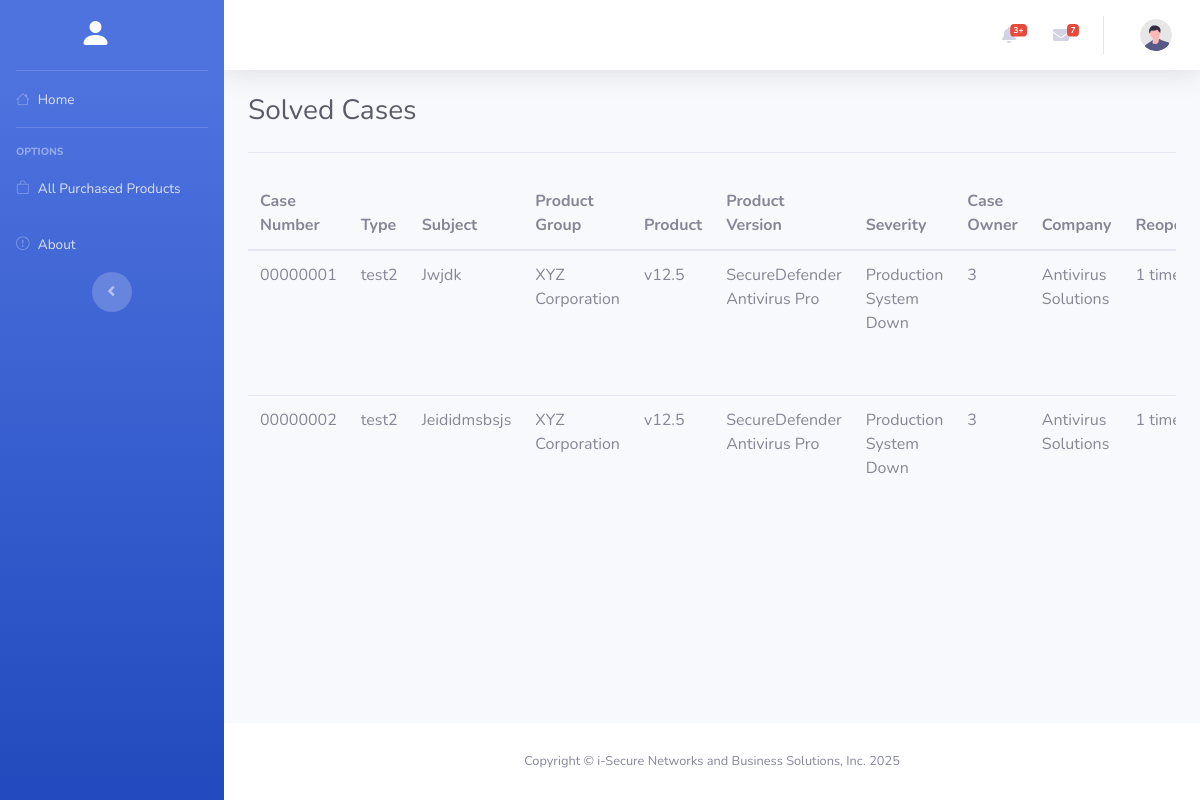
Page /technical_engineer/solved_cases.php on the committed database.
### tables this page shows
CREATE TABLE `cases` (
  `id` int(11) NOT NULL,
  `case_number` varchar(50) NOT NULL,
  `type` varchar(255) NOT NULL,
  `subject` text NOT NULL,
  `user_id` int(11) DEFAULT NULL,
  `product_group` varchar(255) NOT NULL,
  `product` varchar(255) NOT NULL,
  `product_version` varchar(50) NOT NULL,
  `severity` enum('Production System Down','Restricted Operations','Question/Inconvenience','') NOT NULL,
  `case_status` enum('Open','Waiting in Progress','Closed','Solved') NOT NULL DEFAULT 'Open',
  `attachment` varchar(255) NOT NULL,
  `case_owner` varchar(255) NOT NULL,
  `company` varchar(255) NOT NULL,
  `last_modified` timestamp NOT NULL DEFAULT current_timestamp() ON UPDATE current_timestamp(),
  `datetime_opened` datetime DEFAULT current_timestamp(),
  `reopen` int(11) NOT NULL
);

### fetch/technical_solved_cases.php (called while the page is built)
<?php
require_once "../config/database.php";
$getSolvedCases = mysqli_prepare($connection, "SELECT * FROM cases WHERE case_status = ?");
$caseStatus = "Solved";
mysqli_stmt_bind_param($getSolvedCases, "s", $caseStatus);
mysqli_stmt_execute($getSolvedCases);
$getSolvedCasesResult = mysqli_stmt_get_result($getSolvedCases);
$solvedCasesTable = [];
if (mysqli_num_rows($getSolvedCasesResult) > 0) {
    while ($row = mysqli_fetch_assoc($getSolvedCasesResult)) {
        $row["last_modified"] = date("F j, Y h:i:s A", strtotime($row["last_modified"]));
        $row["datetime_opened"] = date("F j, Y h:i:s A", strtotime($row["datetime_opened"]));
        $row["reopen"] = $row["reopen"] . " time(s)";
        $solvedCasesTable[] = $row;
    }
}

### technical_engineer/solved_cases.php (the view, shortened to what this page needs)
<?php
$pageTitle = "Solved Cases";
require_once "../fetch/technical_solved_cases.php";
?>
<!DOCTYPE html>
<html lang="en">
<head>
    <?php include_once "../components/head.php" ?>
    <link rel="stylesheet" href="https://cdn.datatables.net/2.2.2/css/dataTables.bootstrap4.css">
</head>
<body id="page-top">
    <div id="wrapper">
        <?php include_once "../components/sidebar.php" ?>
        <div id="content-wrapper" class="d-flex flex-column">
            <div id="content">
                <?php include_once "../components/topbar.php" ?>
                <div class="container-fluid">
                    <div class="d-sm-flex align-items-center justify-content-between mb-4">
                        <h1 class="h3 mb-0 text-gray-800"><?= $pageTitle ?></h1>
                    </div>
                    <div class="table-responsive">
                        <table class="table" id="table">
                            <thead>
                                <tr>
                                    <th>Case Number</th>
                                    <th>Type</th>
                                    <th>Subject</th>
                                    <th>Product Group</th>
                                    <th>Product</th>
                                    <th>Product Version</th>
                                    <th>Severity</th>
                                    <th>Case Owner</th>
                                    <th>Company</th>
                                    <th>Reopened</th>
                                </tr>
                            </thead>
                            <tbody>
                                <?php
                                foreach ($solvedCasesTable as $row) {
                                    echo "<tr>";
                                    echo "<td>" . $row["case_number"] . "</td>";
                                    echo "<td>" . $row["type"] . "</td>";
                                    echo "<td>" . $row["subject"] . "</td>";
                                    echo "<td>" . $row["product_group"] . "</td>";
                                    echo "<td>" . $row["product"] . "</td>";
                                    echo "<td>" . $row["product_version"] . "</td>";
                                    echo "<td>" . $row["severity"] . "</td>";
                                    echo "<td>" . $row["case_owner"] . "</td>";
                                    echo "<td>" . $row["company"] . "</td>";
                                    echo "<td>" . $row["reopen"] . "</td>";
                                    echo "</tr>";
                                }
                                ?>
                            </tbody>
                        </table>
                    </div>
                </div>
            </div>
            <?php include_once "../components/footer.php" ?>
        </div>
    </div>
</body>
</html>

### rows in the picture
cases: case_number "00000001", type "test2", subject "Jwjdk", product_group "XYZ Corporation", product "v12.5", product_version "SecureDefender Antivirus Pro", severity "Production System Down", case_owner "3", company "Antivirus Solutions", reopen "1…"
cases: case_number "00000002", type "test2", subject "Jeididmsbsjs", product_group "XYZ Corporation", product "v12.5", product_version "SecureDefender Antivirus Pro", severity "Production System Down", case_owner "3", company "Antivirus Solutions", reopen "1…"

### other values in the picture
$pageTitle "Solved Cases"
